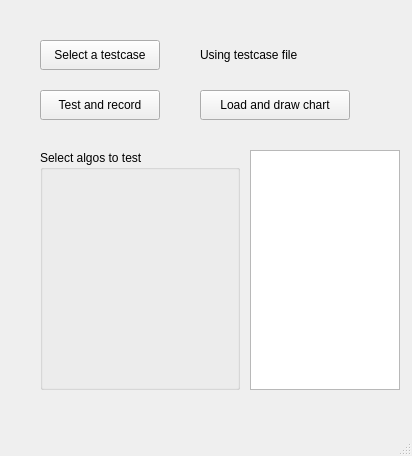
<?xml version="1.0" encoding="UTF-8"?>
<ui version="4.0">
 <class>MainWindow</class>
 <widget class="QMainWindow" name="MainWindow">
  <property name="windowModality">
   <enum>Qt::NonModal</enum>
  </property>
  <property name="enabled">
   <bool>true</bool>
  </property>
  <property name="geometry">
   <rect>
    <x>0</x>
    <y>0</y>
    <width>412</width>
    <height>456</height>
   </rect>
  </property>
  <property name="windowTitle">
   <string>Algo Tester</string>
  </property>
  <property name="windowIcon">
   <iconset>
    <normaloff>ICON.png</normaloff>ICON.png</iconset>
  </property>
  <widget class="QWidget" name="centralwidget">
   <widget class="QPushButton" name="SelectCase">
    <property name="geometry">
     <rect>
      <x>40</x>
      <y>40</y>
      <width>120</width>
      <height>30</height>
     </rect>
    </property>
    <property name="text">
     <string>Select a testcase</string>
    </property>
   </widget>
   <widget class="QLabel" name="UsingCase">
    <property name="geometry">
     <rect>
      <x>200</x>
      <y>40</y>
      <width>300</width>
      <height>30</height>
     </rect>
    </property>
    <property name="text">
     <string>Using testcase file &lt;none&gt;</string>
    </property>
   </widget>
   <widget class="QPushButton" name="DrawChart">
    <property name="enabled">
     <bool>true</bool>
    </property>
    <property name="geometry">
     <rect>
      <x>40</x>
      <y>90</y>
      <width>120</width>
      <height>30</height>
     </rect>
    </property>
    <property name="text">
     <string>Test and record</string>
    </property>
    <property name="autoDefault">
     <bool>false</bool>
    </property>
    <property name="default">
     <bool>false</bool>
    </property>
    <property name="flat">
     <bool>false</bool>
    </property>
   </widget>
   <widget class="QGroupBox" name="ValidAlgos">
    <property name="geometry">
     <rect>
      <x>40</x>
      <y>150</y>
      <width>200</width>
      <height>240</height>
     </rect>
    </property>
    <property name="title">
     <string>Select algos to test</string>
    </property>
   </widget>
   <widget class="QListWidget" name="ValidTesters">
    <property name="geometry">
     <rect>
      <x>250</x>
      <y>150</y>
      <width>150</width>
      <height>240</height>
     </rect>
    </property>
    <property name="frameShape">
     <enum>QFrame::StyledPanel</enum>
    </property>
    <property name="frameShadow">
     <enum>QFrame::Sunken</enum>
    </property>
   </widget>
   <widget class="QPushButton" name="LoadResult">
    <property name="enabled">
     <bool>true</bool>
    </property>
    <property name="geometry">
     <rect>
      <x>200</x>
      <y>90</y>
      <width>150</width>
      <height>30</height>
     </rect>
    </property>
    <property name="text">
     <string>Load and draw chart</string>
    </property>
    <property name="autoDefault">
     <bool>false</bool>
    </property>
    <property name="default">
     <bool>false</bool>
    </property>
    <property name="flat">
     <bool>false</bool>
    </property>
   </widget>
  </widget>
  <widget class="QMenuBar" name="menubar">
   <property name="geometry">
    <rect>
     <x>0</x>
     <y>0</y>
     <width>412</width>
     <height>23</height>
    </rect>
   </property>
  </widget>
  <widget class="QStatusBar" name="statusbar"/>
 </widget>
 <resources/>
 <connections/>
</ui>
